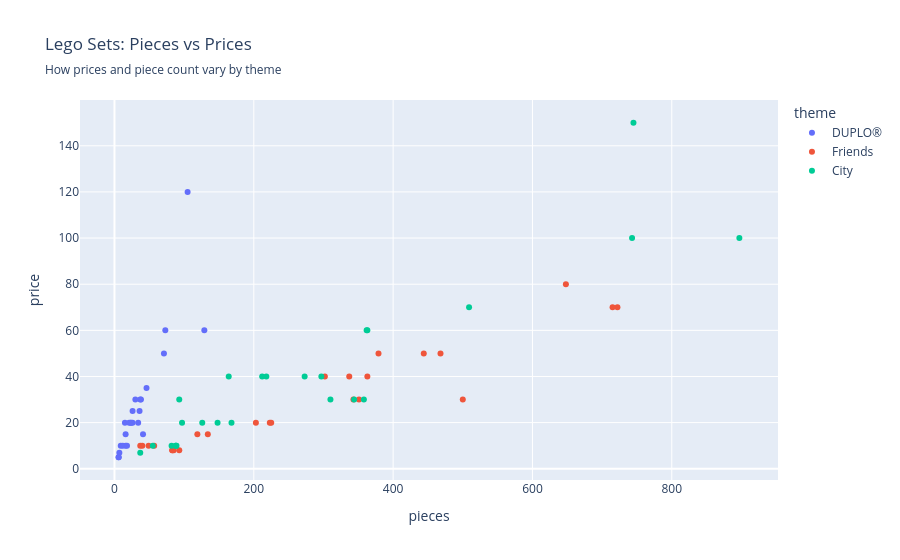

Notebook source saved alongside this figure:
### Markdown cell above
There are many more small sets, which makes sense as many are geared towards younger ages. Also, there are a lot of categories of age ranges, but many of them overlap. It would be interesting to graph this and see what the spread of age range actual was, and how many sets were created for each age range, without the overlap.

### Code cell
#Problem 3
#(a)
fig = px.scatter(DF,
                 x='pieces',
                 y='price',
                 color='theme',
                 title='Lego Sets: Pieces vs Prices',
                 subtitle='How prices and piece count vary by theme',
                 hover_data='set_name')
fig.show()

### Figure 1 — Plotly figure (JSON) as saved in the notebook; plotly's stock layout.template omitted (floating-point values rounded to 4 significant figures)
{"data": [{"customdata": [["My First Ladybird"], ["My First Race Car"], ["My First Celebration"], ["Large Playground Brick Box"], ["Farmers' Market"], ["Farm Animals"], ["Train Bridge and Tracks"], ["Cargo Train"], ["Spider-Man & Hulk Adventures"], ["Rapunzel's Tower"], ["Train Tracks"], ["My First Fun Puzzle"], ["My First Car Creations"], ["Fire Truck"], ["Baby Animals"], ["Tropical Island"], ["Plane"], ["Submarine Adventure"], ["Alphabet Truck"], ["Tow Truck"], ["Super Heroes Lab"], ["Bedroom"], ["Pizza Stand"], ["Bakery"], ["Modular Playhouse"]], "hovertemplate": "theme=DUPLO®<br>pieces=%{x}<br>price=%{y}<br>set_name=%{customdata[0]}<extra></extra>", "legendgroup": "DUPLO®", "marker": {"color": "#636efa", "symbol": "circle"}, "mode": "markers", "name": "DUPLO®", "orientation": "v", "showlegend": true, "type": "scatter", "x": [6, 6, 41, 71, 26, 16, 26, 105, 38, 37, 23, 15, 34, 21, 9, 73, 12, 24, 36, 7, 30, 16, 18, 46, 129], "xaxis": "x", "y": [4.99, 4.99, 14.99, 49.99, 19.99, 9.99, 24.99, 120.0, 29.99, 29.99, 19.99, 19.99, 19.99, 19.99, 9.99, 59.99, 9.99, 19.99, 24.99, 6.99, 29.99, 14.99, 9.99, 34.99, 59.99], "yaxis": "y"}, {"customdata": [["Stephanie's Soccer Practice"], ["Olivia's Mission Vehicle"], ["Mia's Tree House"], ["Friendship House"], ["Friends Advent Calendar"], ["Stephanie's Heart Box"], ["Mia's Heart Box"], ["Mia's Forest Adventures"], ["Stephanie's Obstacle Course"], ["Mia's House"], ["Andrea's Pool Party"], ["Turtles Rescue Mission"], ["Dolphins Rescue Mission"], ["Andrea's Summer Heart Box"], ["Olivia's Summer Heart Box"], ["Heartlake City Hospital"], ["Puppy Playground"], ["Andrea's Play Cube - Singer"], ["Mia's Play Cube - Veterinarian"], ["Mia's Play Cube - Cinema"], ["Baby Elephant Jungle Rescue"], ["Tiger Hot Air Balloon Jungle Rescue"], ["Jungle Rescue Base"], ["Emma's Fashion Shop"], ["Beach House"]], "hovertemplate": "theme=Friends<br>pieces=%{x}<br>price=%{y}<br>set_name=%{customdata[0]}<extra></extra>", "legendgroup": "Friends", "marker": {"color": "#EF553B", "symbol": "circle"}, "mode": "markers", "name": "Friends", "orientation": "v", "showlegend": true, "type": "scatter", "x": [119, 223, 351, 722, 500, 85, 83, 134, 337, 715, 468, 225, 363, 83, 93, 379, 57, 49, 40, 37, 203, 302, 648, 343, 444], "xaxis": "x", "y": [14.99, 19.99, 29.99, 69.99, 29.99, 7.99, 7.99, 14.99, 39.99, 69.99, 49.99, 19.99, 39.99, 7.99, 7.99, 49.99, 9.99, 9.99, 9.99, 9.99, 19.99, 39.99, 79.99, 29.99, 49.99], "yaxis": "y"}, {"customdata": [["Off-Road Chase"], ["Mountain Fugitives"], ["Dirt Road Pursuit"], ["Pickup & Caravan"], ["Heavy Cargo Transport"], ["Mining Team"], ["People Pack - Outdoor Adventures"], ["Parachute Arrest"], ["Dock Side Fire"], ["Fire Station"], ["Fire Plane"], ["Construction Loader"], ["Diving Yacht"], ["Harvester Transport"], ["Mars Research Shuttle"], ["Police Helicopter Chase"], ["Police Monster Truck Heist"], ["Police Station"], ["Fire Helicopter Response"], ["Street Sweeper"], ["Monster Truck"], ["Construction Bulldozer"], ["Tuning Workshop"], ["Ocean Exploration Ship"], ["Safari Off-Roader"]], "hovertemplate": "theme=City<br>pieces=%{x}<br>price=%{y}<br>set_name=%{customdata[0]}<extra></extra>", "legendgroup": "City", "marker": {"color": "#00cc96", "symbol": "circle"}, "mode": "markers", "name": "City", "orientation": "v", "showlegend": true, "type": "scatter", "x": [37, 88, 297, 344, 310, 82, 164, 218, 97, 509, 363, 88, 148, 358, 273, 212, 362, 743, 93, 89, 55, 126, 897, 745, 168], "xaxis": "x", "y": [6.99, 9.99, 39.99, 29.99, 29.99, 9.99, 39.99, 39.99, 19.99, 69.99, 59.99, 9.99, 19.99, 29.99, 39.99, 39.99, 59.99, 99.99, 29.99, 9.99, 9.99, 19.99, 99.99, 150.0, 19.99], "yaxis": "y"}], "layout": {"legend": {"title": {"text": "theme"}, "tracegroupgap": 0}, "title": {"subtitle": {"text": "How prices and piece count vary by theme"}, "text": "Lego Sets: Pieces vs Prices"}, "xaxis": {"anchor": "y", "domain": [0, 1], "title": {"text": "pieces"}}, "yaxis": {"anchor": "x", "domain": [0, 1], "title": {"text": "price"}}}}
